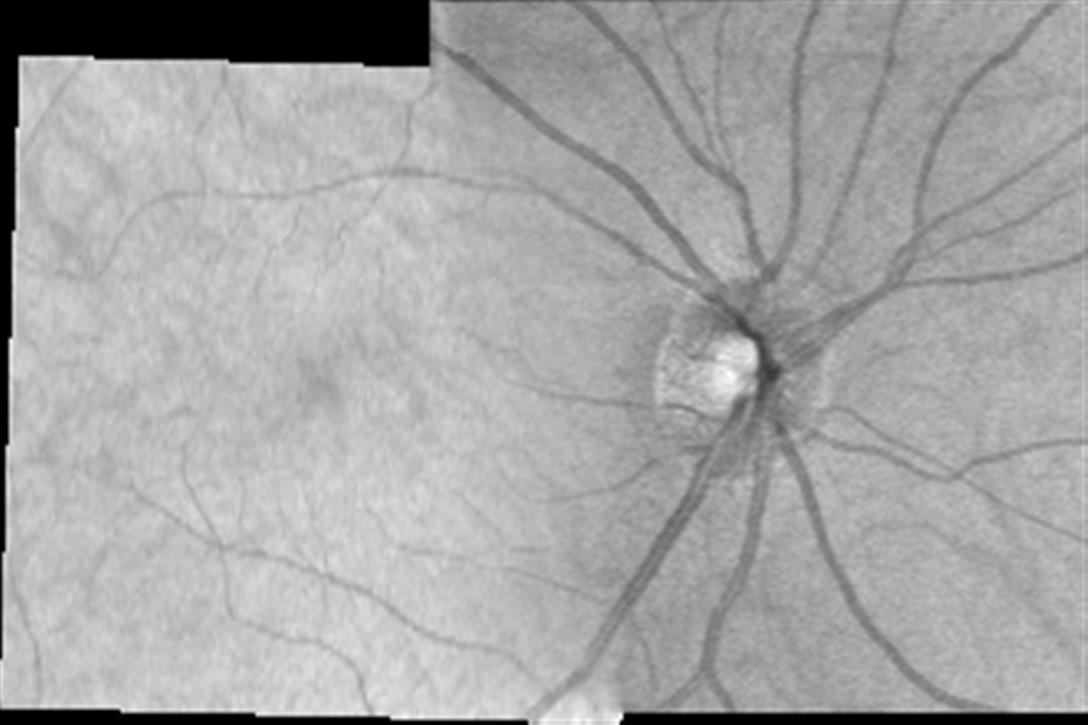
#> input picture _OD.jpeg, 1088 x 725 px, found by its file name
$ python OD_MAT.py   (older library calls are emulated)
#> lines starting #> are read from the running program, lines starting #| are printed output that depends on the picture
#> in mainfunc, inImg_temp1 is the input picture: shape (725, 1088, 3); min 0, max 255, mean 165.4
import cv2
import time
import math
import random
import numpy as np
import numpy.matlib as npmatlib
import statistics as stat
import matplotlib.pyplot as plt
from skimage import io
from skimage import data
from skimage.color import rgb2gray
from skimage.filters import gaussian
from skimage.measure import regionprops
from skimage.segmentation import active_contour

"""
Function to save images to a folder
  Input   : (string) location path, (numpy array) image
  Output  : -
"""
# [9 lines left out: function write_image, not called in this run]

"""
Find the side of the Optic Disk in the image
  Input   : (numpy array) image
  Output  : (character) side
"""
# [14 lines left out: function find_eyeside, not called in this run]

"""
Crop the image based on the location of the optic disk
  Input   : (numpy array) image
  Output  : (numpy image) cropped image
"""
# [25 lines left out: function crop, not called in this run]

"""
Function for Optic Disk Segmentation
"""
# [25 lines left out: function segment, not called in this run]

"""
Function for prepossing the image
"""
# [158 lines left out: functions filter, meshgrid, FindBloodVesselPoint2, not called in this run]

"""
Trapezoidal membership function generator.

  Input Parameters
  -----------------
    x : 1d array
      Independent variable.
    abcd : 1d array, length 4
      Four-element vector.  Ensure a <= b <= c <= d.

  Returns
  -------
    y : 1d array
      Trapezoidal membership function.
"""
# [19 lines left out: function trapmf, not called in this run]

"""
Triangular membership function generator.

  Input Parameters
  ----------------
    x : 1d array
      Independent variable.
    abc : 1d array, length 3
      Three-element vector controlling shape of triangular function.
      Requires a <= b <= c.

  Returns
  -------
    y : 1d array
      Triangular membership function.
"""
# [21 lines left out: function trimf, not called in this run]

def localization(I):

  trim_pxl = 100
  inputpixel=175
  #I_red=I(:,:,1)
  #if length(size(I))==3
      #I_bw = rgb2gray(I)
  #end

  M, N = I.shape[0:2]
#> M = 725; N = 1088
  O = 3

  # global p
  # global L
  # global Th
  # global alpha
  # global max_val
  # global min_val

  L = 256
  H = cv2.calcHist([I], [0], None, [256], [0,256])
#> H = 256 values, max 35862 at index 0, min 1 at index 254, mean 3081.2
  # plt.hist(I.ravel(),256,[0,256])

  #print(H)
  plt.plot(H)
  plt.show()
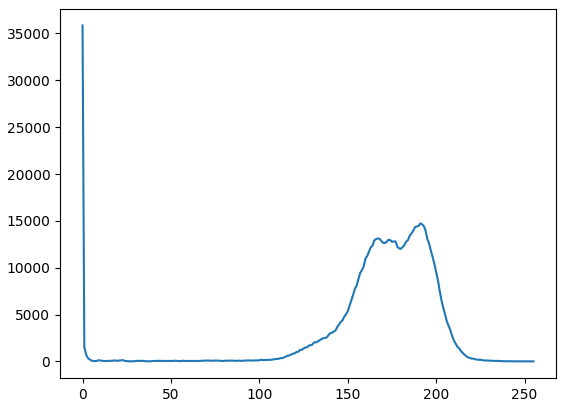
#> figure drawn by matplotlib, 1 panel; curve peaks at x = 0, y = 35862

  # figure,imhist(I)

  p = (1/ (M * N)) * H
#> p = 256 values, max 0.0455 at index 0, min 1.27e-06 at index 254, mean 0.00391

  # figure(2) plot(h)

  max_val = float(max(I.flatten()))
#> max_val = 255
  min_val = float(min(I.flatten())+1)
#> min_val = 1

  #*********************************************************************
  # 1. Define problem hyperspace and plot in 2D
  #*********************************************************************

  Th = 2          # No of thresholds
  D = Th * 2      # no of dimensions
  range_min = min_val*np.ones((1,D), dtype = int)
#> range_min = [[1, 1, 1, 1]]
  range_max = max_val*np.ones((1,D), dtype = int)  # minimum & maximum range
#> range_max = [[255, 255, 255, 255]]
  print(range_max)
#| [[255. 255. 255. 255.]]
  alpha = 1.5

  #*********************************************************************
  # 2. initialize the population
  #*********************************************************************

  NP = 10 * D    #% population size
  maxgen = 100  #% no of generations
  F = 0.5
  CR = 0.9
  max_runs = 2
  globalbest1 = []
  statistics_f = []
  statistics_x = []

  # tstart = tic
  """
  for runn in range(max_runs):
    x=[]
    for i in range(NP):
      for j in range(D):
        #x[i][j] = round(range_min[j] + ((range_max[j]-range_min[j])*(random.random()))
        pass
      # [10 lines of commented-out code are left out]

    for gen in range(2, maxgen+1):
      # [o-2]
      #*********************************************************************
      # 3. find mutation population
      #*********************************************************************
      r = []
      for i in range(NP):
        #r[0] = ceil(random.random()*NP)  ###Pls check
        #r[1] = ceil(random.random()*NP)
        #r[2] = ceil(random.random()*NP)
        pass

        while r[1]==r[2] or r[2]== r[3] or min(r)==0 or max(r)>NP :
          #r[0] = ceil(random.random()*NP)  ###Pls check
          #r[1] = ceil(random.random()*NP)
          #r[2] = ceil(random.random()*NP)
          pass

        v[i,:] = x[r[1],:] + F*(x[r[2],:] - x[r[3],:])
        for j in range(D):
          if random.random() > CR:
            u[i,j] = x[i,j]
          else:
            u[i,j] = v[i,j]

        u[i,:]= round(u[i,:])
        u[i,:]= u[i,:].sort()

      for i in range(NP):
        for jj in range(D):
          u[i,jj] = max(u[i,jj], range_min[jj])
          u[i,jj] = min(u[i,jj], range_max[jj])
        u[i,:]= u[i,:].sort()
        fitness_child[i,1] = ultrafuzziness([0 0 u[i,:] 255 255],p,alpha)

      for i in range(NP):
        if fitness_parent[i] < fitness_child[i]:
          fitness_parent[i] = fitness_child[i]
          x[i,:] = u[i,:]

      [globalbest,globalbest_index] = max(fitness_parent)
      global_xbest = x[globalbest_index,:].sort()

      # clc
      # runn
      # fprintf('Optimisation through Differential Evolution\n')
      # fprintf('Generation: %0.5g\nGlobalbest: %2.7g\n', gen, globalbest)
      # fprintf('Best particle position : %0.11g\n', global_xbest)

      globalbest1 = [globalbest1, globalbest]

    # tElapsed = toc(tStart)
    # tElapsed
    globalbest1 = [globalbest1, globalbest]
    statistics_f = [statistics_f, globalbest]
    statistics_x = [statistics_x; (global_xbest)] ###???

  # plot(1:NP:NP*50,globalbest1(1:50),'-bs','MarkerFaceColor','b')
  # hold on
  f_mean = stat.mean(statistics_f) #import statistics as stat
  f_stddev = np.std(statistics_f)
  best_fitness = max(statistics_f)
  worst_fitness = min(statistics_f)
  x_median = stat.median(statistics_x)

  ### select the threshold points
  # T = [min_val round(x_median) max_val]
  # Thres=T(2:2:2*Th)
  t1 = x_median(1:2:D) ###???
  t2 = x_median(2:2:D) ###???
  Thres = round((t1+t2)/2)
  X = grayslice(I,[Thres]) ### what is the source code?
  out = np.zeros(X.shape, np.double)
  X1 = 255*cv2.normalize(X, out, 0, 1, cv2.NORM_MINMAX, dtype = cv2.CV_64F) ####X1 = uint8(255*mat2gray(X))

  # timestop=toc(tstart)
  # tstop1(im_num)=timestop/2
  # figure,imshow(X1)

  # Trimp the image first
  XX1 = Trimp2(X1,trim_pxl)

  # XX1 = X1
  # New Code cup is the largest spot
  X3 = XX1==255

  # Find all the connected components

  CC = bwconncomp(X3) ##### what is the source code

  # Number of pixels in each connected components

  numPixels = cellfun(@numel,CC.PixelIdxList) #### what is the source code?

  # Largest connected compnent
  [biggest,idx] = max(numPixels)

  # if(aaaa)
    ### Additional code to remove Fringe
    # numPixels_temp = sort(numPixels,'descend')
    # idx = find(numPixels==numPixels_temp(2))

  # Calculating the cetroid of the largest component

  S = regionprops(CC,'Centroid') #from skimage.measure import regionprops #% Calculate centroids for connected components in the image using regionprops.
  cntr = cat(1, S.Centroid) ###????? #%Concatenate structure array containing centroids into a single matrix.
  centroid_x = round(cntr[idx][1])
  centroid_y = round(cntr[idx][2])

  # figure, imshow(I)
  # hold on
  # plot(centroid_x,centroid_y, 'b*')
  # hold off

  # Calculating region

  newx_up = centroid_y-inputpixel
  newx_down = min(M,centroid_y+inputpixel)
  newy_left = centroid_x-inputpixel
  newy_right = min(N,centroid_x+inputpixel)

  # tstop2(im_num)=toc(tstart)
  # Extract image

  for i in range(newx_up,newx_down):
    for j in range(newy_left,newy_right):
      Xcol_seg[i - newx_up + 1][j - newy_left + 1,:] = I[i,j] ## print this in matlab
  """
  return 1 #Xcol_seg

"""
def trimp(BW, pixl):
  M, N = BW.shape[0:2]
  BW2 = BW

  for i in range(1, M + 1):
    for j in range(1, N + 1):
      if BW[i,j] > 0:
        BW[i,j] = 255

  BW1 = BW
  CC = bwconncomp(BW)
  numPixels_temp = numPixels = cellfun(@numel,CC.PixelIdxList)
  # Largest connected compnent
  numPixels_temp.sort(reversed = True)
  idx = find(numPixels==numPixels_temp(1))
  #figure, imshow(CC.PixelIdxList{idx})
  BW1(CC.PixelIdxList{idx}) = 0
  # figure, imshow(BW1)
  BW3 = BW-BW1
  # figure, imshow(BW3)
  CC = bwconncomp(BW3)
  # Number of pixels in each connected components
  numPixels = cellfun(@numel,CC.PixelIdxList)
  # Largest connected compnent
  [biggest,idx] = max(numPixels)
  S = regionprops(CC,'Centroid'); # Calculate centroids for connected components in the image using regionprops.
  cntr = cat(1, S.Centroid); #Concatenate structure array containing centroids into a single matrix.
  centroid_x=round(cntr(idx,1))
  centroid_y=round(cntr(idx,2))

  # hold on
  # plot(centroid_x,centroid_y, 'b*')
  # hold off
  x_left = []
  x_right = []
  y_left = []
  y_right = []
  count = 1

  for i in range(1, M + 1):
    for j in range(1, centroid_x + 1):
      if BW[i,j]==255:
        BW2[i,j:j+pixl] = 0
        break

  count = 1
  y_down = 0

  for i in range(1, M + 1):
    for j in range(N, centroid_x, -1):
      if BW[i,j]==255:
        BW2[i,j:-1:j-pixl] = 0
        y_down = i
        break

  for i in range(y_down, y_down-pixl+1, -1):
    BW2[i,:] = 0

  # figure();plot(x_left,y_left,'b*',x_right,y_right,'r*')
  # figure();imshow(BW2)

def ultrafuzziness(v,p,alpha):
  # [7 lines of commented-out code are left out]

  if(len(v) == 4):
    v = v+1
    u = trapmf[1:256,v]
    uL=u.^(alpha)
    uU=u.^(1/alpha)
    y=(uU-uL).*p'
    x=sum(y)
    f = 0
    if x != 0:
      for i in range(v[1],v[4]):
        #for i=v(1):v(4):
        if y[i] != 0:
          f = f+(y[i]/x)*math.log(y[i]/x)
      f = -f
    else:
        f = ultrafuzziness(v[1:4],p,alpha) + ultrafuzziness(v[3:len(v)],p,alpha)
  return f
"""

def mainfunc():
  thLevel = 3 # starting with threshold number three
  Eye_side = 'R' #can be Left or Right
  im_num = 1 #image number

  max_pixl_yc = 10; # maximum distance between the disc and cetroid on Yaxis

  maxArea = 18000; # maximum cup area
  minArea = 2000; # minimum cup area

  Extra_side = 0.45 # percentage of extra radius

  Radius_up = 0.2 # percentage of extra radius
  Radius_down = 0.2 # percentage of extra radius
  Radius_right = 0.0 # percentage of extra radius
  Radius_left = 0.0 # percentage of extra radius

  Level2Set = 1 # if 1 then Level2Set is used to detect the disc (JPG) NONmydriatric retinal camera else (0) SmoothMuch will be used

  # Do not change this data
  error = 5003
  lower_area = 1000

  # Blood Vessel Extraction
  L = 45
  Extra_radius = [Radius_up,Radius_down,Radius_right,Radius_left]
  Enhanced = 1; # Enable enhance at the beginning
  Error = 0 # There is no error

  I = 'Documents\GitHub\Optic_Disk\_OD.jpeg'
  fname = I
  print('\nWorking on ' + I +'\n')
  I_temp = ['Localized',fname]
  inImg_temp1 = cv2.imread(I)
  b = inImg_temp1[:,:,0]
  g = inImg_temp1[:,:,1]
  r = inImg_temp1[:,:,2]

  #inImg_temp1 = rgb2gray(inImg_temp1)
  inImg_temp1 = cv2.cvtColor(inImg_temp1, cv2.COLOR_BGR2GRAY)
  cv2.imshow('Fig',inImg_temp1)

  inImg_temp2 = localization(inImg_temp1)
#> inImg_temp2 = 1

"""
Main function
"""
if __name__=="__main__":

  # Image files location
  location = 'Documents\GitHub\Optic_Disk\Images\_OD'
  mainfunc()
  """
  # Loop through all the images
  for i in range(11,15):
    image = location + str(i) + '.jpeg'   # Filename
    img = cv2.imread(image)               # Read image
    img = rgb2gray(img)                   # Convert to binary/greyscale
    img = crop(img, i)                    # Crop the image
    cv2.imshow('img',img)
    #segment(img)

    # Wait for keystroke
    cv2.waitKey(0)
  """
  cv2.waitKey(0)
  cv2.destroyAllWindows

$ run again, with OD.jpeg copied over _OD.jpeg
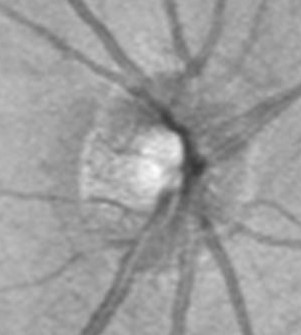
#> input picture OD.jpeg, 301 x 335 px, found by its file name
#> in mainfunc, inImg_temp1 is the input picture: shape (335, 301, 3); min 56, max 253, mean 157.4
#> H = 256 values, max 2650 at index 169, min 0 at index 0, mean 393.9
#> in localization, `plt.show()`:
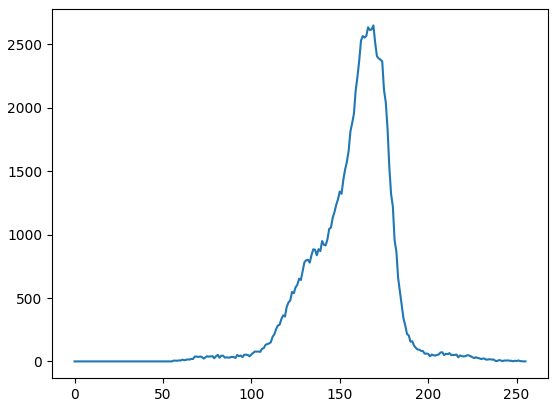
#> figure drawn by matplotlib, 1 panel; curve peaks at x = 169, y = 2650
#> p = 256 values, max 0.0263 at index 169, min 0 at index 0, mean 0.00391
#> max_val = 253
#> min_val = 57
#> range_min = [[57, 57, 57, 57]]
#> range_max = [[253, 253, 253, 253]]
#| [[253. 253. 253. 253.]]
#> inImg_temp2 = 1
